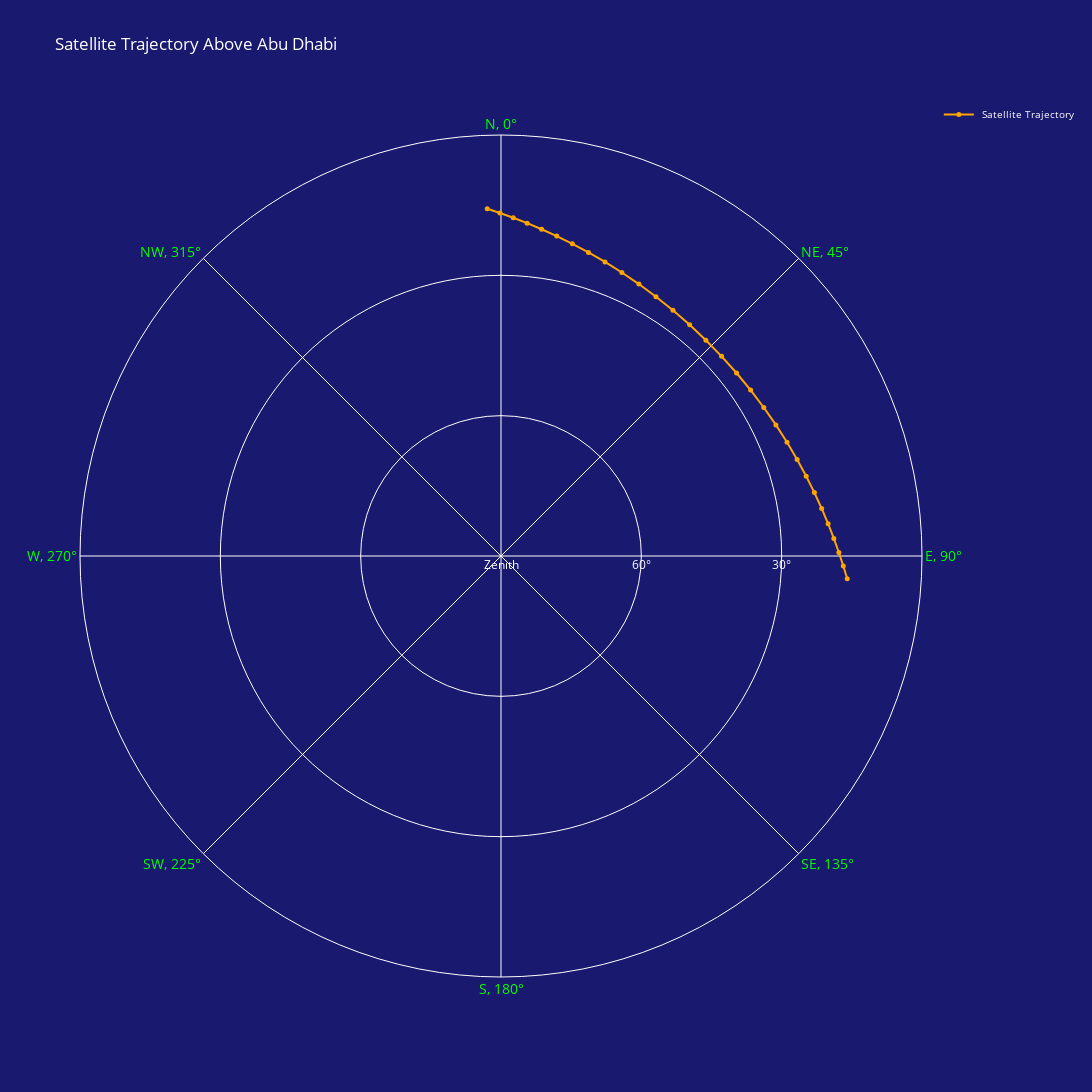

Write notebook code for a chart like this one.
### Code cell
# polar interactive plot
labels = []

for i in range(len(observation_data)):
    labels.append(f"Azimuth: {observation_data2 [i, 3] % 360:.1f}°<br>Elevation: {observation_data2 [i, 4]:.1f}°<br>RA: {observation_data2 [i, 1]}<br>Dec: {observation_data2 [i, 2]}<br>Time: {observation_data2 [i, 0]}")


# Create an interactive polar plot with Plotly
fig = go.Figure()

fig.add_trace(go.Scatterpolar(
    r=observation_data[:, 4],
    theta=observation_data[:, 3] % 360,
    mode='lines+markers',
    marker=dict(color='orange', size=5),
    line=dict(color='orange'),
    text=labels,  # Add labels for each point
    textposition="top center",  # Position labels at the top center of each marker
    hoverinfo="text",  # Show text on hover
    name=" Satellite Trajectory"
))



# Customize layout to match previous appearance
fig.update_layout(
    polar=dict(
        bgcolor="midnightblue",  # Dark background color
        radialaxis=dict(
            range=[90, 0],  # 90 at center (zenith), 0 at edge (horizon)
            tickvals=[30, 60, 90],  # Tick values for altitude
            ticktext=['30°', '60°', 'Zenith'],  # Altitude labels
            tickfont=dict(color="white"),
            showline=False,
            showticklabels=True,
            ticks="",

            
        ),
        angularaxis=dict(
            direction="clockwise",
            rotation=90,  # Rotate to start at north
            # tickvals=[0, 45, 90, 135, 180, 225, 270, 315],
            tickvals=[0, 315, 270, 225, 180, 135, 90, 45],
            #ticktext=['N, 0°', 'NE, 45°', 'E, 90°', 'SE, 135°', 'S, 180°', 'SW, 225°', 'W, 270°', 'NW, 315°'],
            ticktext=['N, 0°', 'NW, 315°', 'W, 270°', 'SW, 225°', 'S, 180°', 'SE, 135°', 'E, 90°', 'NE, 45°'],
            tickfont=dict(color="lime", size=14)
        )
    ),
    title="Satellite Trajectory Above Abu Dhabi",
    font=dict(color="white"),
    showlegend=True,
    legend=dict(font=dict(size=10, color="white")),
    paper_bgcolor="midnightblue",  # Background color for the figure
    width=1500,  # Figure width
    height=1500  # Figure height
)

fig.show()

### Figure 1 — Plotly figure (JSON) as saved in the notebook; plotly's stock layout.template omitted (floating-point values rounded to 4 significant figures)
{"data": [{"hoverinfo": "text", "line": {"color": "orange"}, "marker": {"color": "orange", "size": 5}, "mode": "lines+markers", "name": " Satellite Trajectory", "r": [15.83, 16.79, 17.77, 18.75, 19.73, 20.7, 21.65, 22.56, 23.42, 24.2, 24.89, 25.47, 25.93, 26.23, 26.39, 26.38, 26.21, 25.89, 25.42, 24.82, 24.12, 23.32, 22.46, 21.54, 20.59, 19.61, 18.63, 17.64, 16.66, 15.7], "text": ["Azimuth: 266.2°<br>Elevation: 15.8°<br>RA: 15:29:47.074461<br>Dec: 3:4:47.866967<br>Time: 2024-11-01 14:02:50.000017", "Azimuth: 268.3°<br>Elevation: 16.8°<br>RA: 15:30:13.136918<br>Dec: 5:18:38.985964<br>Time: 2024-11-01 14:03:00.000003", "Azimuth: 270.6°<br>Elevation: 17.8°<br>RA: 15:30:34.399128<br>Dec: 7:40:32.943671<br>Time: 2024-11-01 14:03:09.999989", "Azimuth: 273.0°<br>Elevation: 18.7°<br>RA: 15:30:50.321568<br>Dec: 10:10:53.710940<br>Time: 2024-11-01 14:03:20.000015", "Azimuth: 275.6°<br>Elevation: 19.7°<br>RA: 15:31:0.269627<br>Dec: 12:50:1.698925<br>Time: 2024-11-01 14:03:30.000001", "Azimuth: 278.4°<br>Elevation: 20.7°<br>RA: 15:31:3.492471<br>Dec: 15:38:12.269235<br>Time: 2024-11-01 14:03:39.999987", "Azimuth: 281.4°<br>Elevation: 21.6°<br>RA: 15:30:59.095098<br>Dec: 18:35:33.635078<br>Time: 2024-11-01 14:03:50.000013", "Azimuth: 284.6°<br>Elevation: 22.6°<br>RA: 15:30:46.002687<br>Dec: 21:42:4.499732<br>Time: 2024-11-01 14:03:59.999999", "Azimuth: 288.1°<br>Elevation: 23.4°<br>RA: 15:30:22.913496<br>Dec: 24:57:32.001637<br>Time: 2024-11-01 14:04:09.999985", "Azimuth: 291.7°<br>Elevation: 24.2°<br>RA: 15:29:48.236308<br>Dec: 28:21:29.406428<br>Time: 2024-11-01 14:04:20.000011", "Azimuth: 295.5°<br>Elevation: 24.9°<br>RA: 15:29:0.007000<br>Dec: 31:53:14.166700<br>Time: 2024-11-01 14:04:29.999997", "Azimuth: 299.5°<br>Elevation: 25.5°<br>RA: 15:27:55.772918<br>Dec: 35:31:47.169532<br>Time: 2024-11-01 14:04:39.999983", "Azimuth: 303.6°<br>Elevation: 25.9°<br>RA: 15:26:32.433612<br>Dec: 39:15:52.600487<br>Time: 2024-11-01 14:04:50.000010", "Azimuth: 307.8°<br>Elevation: 26.2°<br>RA: 15:24:46.016859<br>Dec: 43:3:59.057973<br>Time: 2024-11-01 14:04:59.999996", "Azimuth: 312.2°<br>Elevation: 26.4°<br>RA: 15:22:31.352012<br>Dec: 46:54:22.488851<br>Time: 2024-11-01 14:05:09.999982", "Azimuth: 316.5°<br>Elevation: 26.4°<br>RA: 15:19:41.592350<br>Dec: 50:45:9.762809<br>Time: 2024-11-01 14:05:20.000008", "Azimuth: 320.8°<br>Elevation: 26.2°<br>RA: 15:16:7.496553<br>Dec: 54:34:22.882670<br>Time: 2024-11-01 14:05:29.999994", "Azimuth: 325.0°<br>Elevation: 25.9°<br>RA: 15:11:36.307199<br>Dec: 58:20:3.675721<br>Time: 2024-11-01 14:05:40.000020", "Azimuth: 329.1°<br>Elevation: 25.4°<br>RA: 15:5:49.980237<br>Dec: 62:0:16.670338<br>Time: 2024-11-01 14:05:50.000006", "Azimuth: 333.1°<br>Elevation: 24.8°<br>RA: 14:58:22.260642<br>Dec: 65:33:10.741637<br>Time: 2024-11-01 14:05:59.999992", "Azimuth: 336.9°<br>Elevation: 24.1°<br>RA: 14:48:33.750118<br>Dec: 68:56:56.789657<br>Time: 2024-11-01 14:06:10.000018", "Azimuth: 340.5°<br>Elevation: 23.3°<br>RA: 14:35:23.357092<br>Dec: 72:9:39.917252<br>Time: 2024-11-01 14:06:20.000004", "Azimuth: 343.9°<br>Elevation: 22.5°<br>RA: 14:17:13.308068<br>Dec: 75:9:2.482926<br>Time: 2024-11-01 14:06:29.999990", "Azimuth: 347.1°<br>Elevation: 21.5°<br>RA: 13:51:24.133279<br>Dec: 77:51:48.923138<br>Time: 2024-11-01 14:06:40.000016", "Azimuth: 350.1°<br>Elevation: 20.6°<br>RA: 13:13:42.464419<br>Dec: 80:12:38.244631<br>Time: 2024-11-01 14:06:50.000002", "Azimuth: 352.9°<br>Elevation: 19.6°<br>RA: 12:18:32.635342<br>Dec: 82:2:17.336731<br>Time: 2024-11-01 14:06:59.999988", "Azimuth: 355.5°<br>Elevation: 18.6°<br>RA: 11:3:19.934203<br>Dec: 83:7:1.506725<br>Time: 2024-11-01 14:07:10.000015", "Azimuth: 357.9°<br>Elevation: 17.6°<br>RA: 9:38:46.878106<br>Dec: 83:15:47.986572<br>Time: 2024-11-01 14:07:20.000001", "Azimuth: 0.2°<br>Elevation: 16.7°<br>RA: 8:25:21.628070<br>Dec: 82:34:1.992417<br>Time: 2024-11-01 14:07:29.999987", "Azimuth: 2.3°<br>Elevation: 15.7°<br>RA: 7:32:8.595156<br>Dec: 81:20:15.025096<br>Time: 2024-11-01 14:07:40.000013"], "textposition": "top center", "theta": [93.76, 91.66, 89.41, 86.98, 84.37, 81.57, 78.56, 75.35, 71.94, 68.32, 64.51, 60.52, 56.39, 52.16, 47.85, 43.52, 39.22, 34.98, 30.86, 26.89, 23.09, 19.48, 16.08, 12.88, 9.885, 7.093, 4.492, 2.073, 359.8, 357.7], "type": "scatterpolar"}], "layout": {"font": {"color": "white"}, "height": 1500, "legend": {"font": {"color": "white", "size": 10}}, "paper_bgcolor": "midnightblue", "polar": {"angularaxis": {"direction": "clockwise", "rotation": 90, "tickfont": {"color": "lime", "size": 14}, "ticktext": ["N, 0°", "NW, 315°", "W, 270°", "SW, 225°", "S, 180°", "SE, 135°", "E, 90°", "NE, 45°"], "tickvals": [0, 315, 270, 225, 180, 135, 90, 45], "type": "linear"}, "bgcolor": "midnightblue", "radialaxis": {"autorange": false, "range": [90, 0], "showline": false, "showticklabels": true, "tickfont": {"color": "white"}, "ticks": "", "ticktext": ["30°", "60°", "Zenith"], "tickvals": [30, 60, 90], "type": "linear"}}, "showlegend": true, "title": {"text": "Satellite Trajectory Above Abu Dhabi"}, "width": 1500}}
